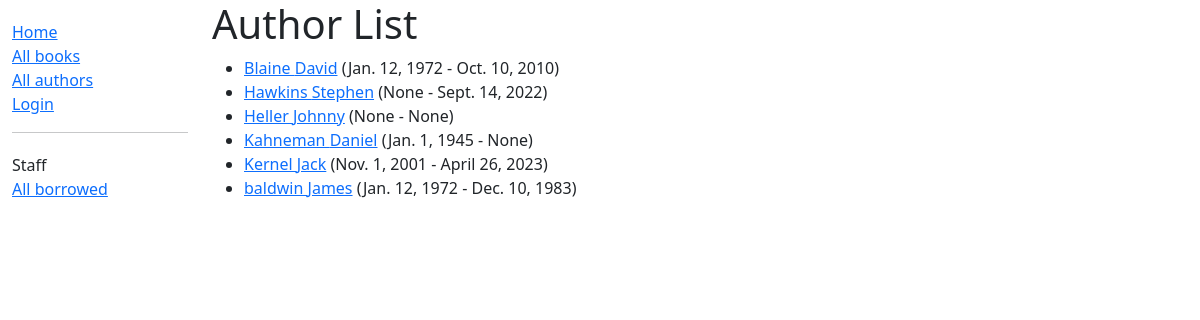
The app's page /catalog/authors/, older data.
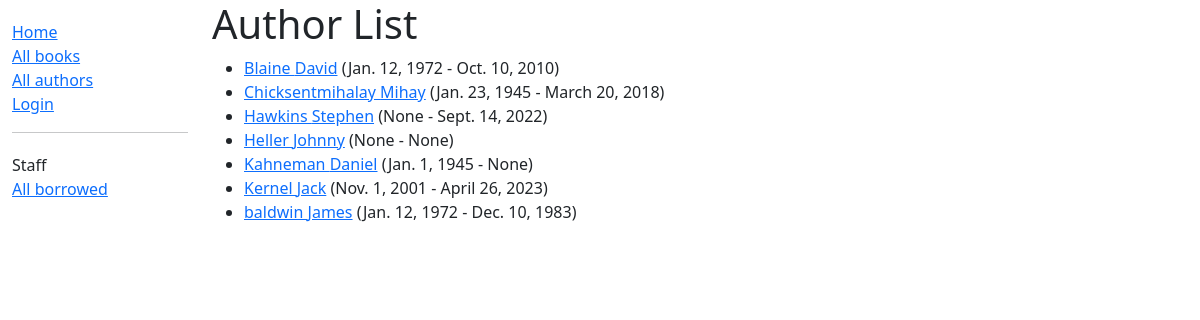
The same page, newer data.
### catalog/models.py (models this page shows, shortened)
class Author(models.Model):
    first_name = models.CharField(max_length=100)
    last_name = models.CharField(max_length=100)
    date_of_birth = models.DateField(null=True, blank=True)
    date_of_death = models.DateField("died", null=True, blank=True)
    class Meta:
        ordering = ["last_name", "first_name"]
    def get_absolute_url(self):
        return reverse("author-detail", args=[str(self.id)])

### catalog/views.py (the view)
# urls.py: path("authors/", views.AuthorListView.as_view(), name="authors"),
class AuthorListView(generic.ListView):
    model = Author

### catalog/templates/catalog/author_list.html
{% extends "base_generic.html" %} {% block content %}
<h1>Author List</h1>
{% if author_list %}
<ul>
  {% for author in author_list %}
  <li>
    <a href="{{ author.get_absolute_url }}"
      >{{ author.last_name }} {{ author.first_name }}</a
    >
    ({{ author.date_of_birth}} - {{author.date_of_death}})
  </li>
  {% endfor %}
</ul>
{% else %}
<p>There are no authors to list in the library.</p>
{% endif %} {% endblock %}

### catalog/templates/base_generic.html (shortened to what this page needs)
<!DOCTYPE html>
<html lang="en">
  <head>
    <link
      href="https://cdn.jsdelivr.net/npm/bootstrap@5.1.3/dist/css/bootstrap.min.css"
      rel="stylesheet"
    />
    {% load static %}
    <link rel="stylesheet" href="{% static 'css/styles.css' %}" />
  </head>
  <body>
    <div class="container-fluid">
      <div class="row">
        <div class="col-sm-2">
          {% block sidebar %}
          <ul class="sidebar-nav">
            <li><a href="{% url 'index' %}">Home</a></li>
            <li><a href="{% url 'books' %}">All books</a></li>
            <li><a href="{% url 'authors' %}">All authors</a></li>
            {% if user.is_authenticated %}
             <li>User: {{ user.get_username }}</li>
             <li><a href="{% url 'my-borrowed' %}">My Borrowed</a></li>
             <li><a href="{% url 'logout' %}?next={{ request.path }}">Logout</a></li>
            {% else %}
             <li><a href="{% url 'login' %}?next={{ request.path }}">Login</a></li>
            {% endif %}
          </ul>
          <hr />
          <ul class="sidebar-nav">
            <li>Staff</li>
            <li><a href="{% url 'borrowed' %}">All borrowed</a></li>
          </ul>
          {% endblock %}
        </div>
        <div class="col-sm-10">
          {% block content %}{% endblock %} {% block pagination %}
          <br />
           {% endblock %}
        </div>
      </div>
    </div>
  </body>
</html>

### catalog/static/css/styles.css (style rules this page uses)
.sidebar-nav { margin-top: 20px; padding: 0; list-style: none; }

Row changes from the older to the newer data that the page shows:
added Author: last_name "Chicksentmihalay", first_name "Mihay", date_of_birth "Jan. 23, 1945", date_of_death "March 20, 2018"
